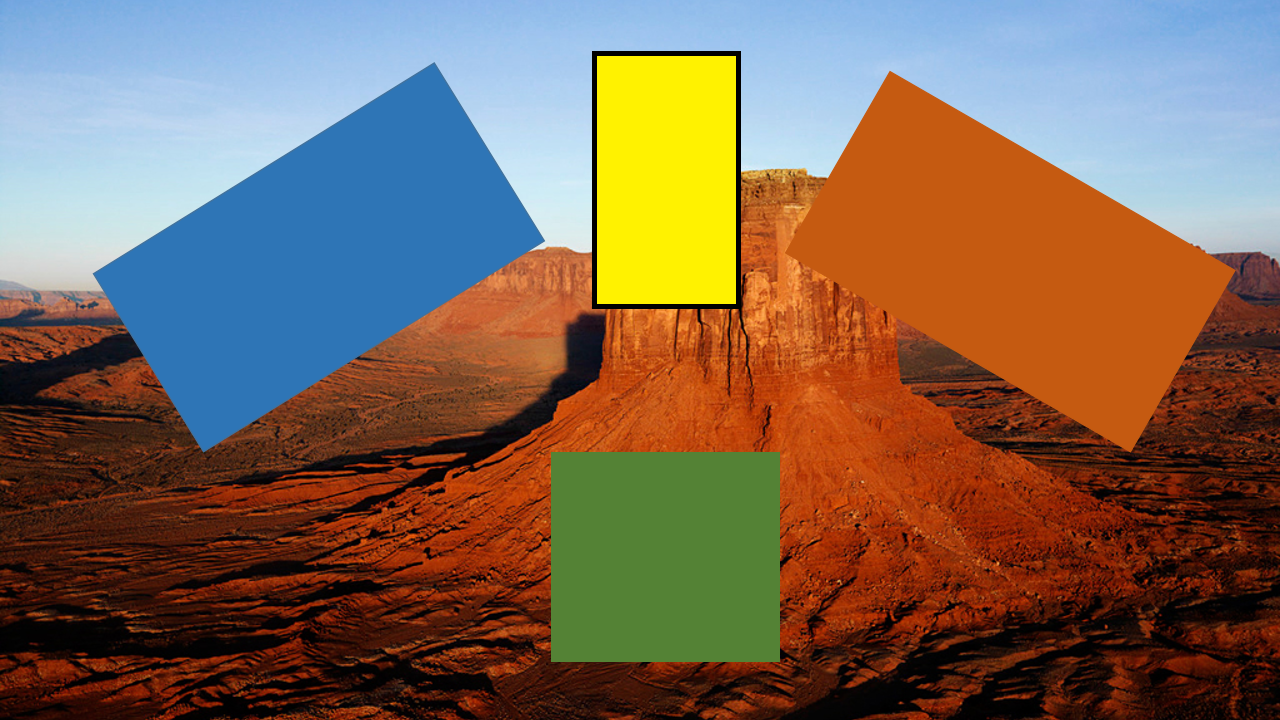
#> input picture images/Target18.bmp, 1280 x 720 px, found by its file name
$ python HLine2.py   (Python 2 division)
#> lines starting #> are read from the running program, lines starting #| are printed output that depends on the picture; long printed decimals are rounded
#coding=utf-8
import cv2
import numpy as np

img = cv2.imread("D:/BmpProcess/images/Target18.bmp",0)
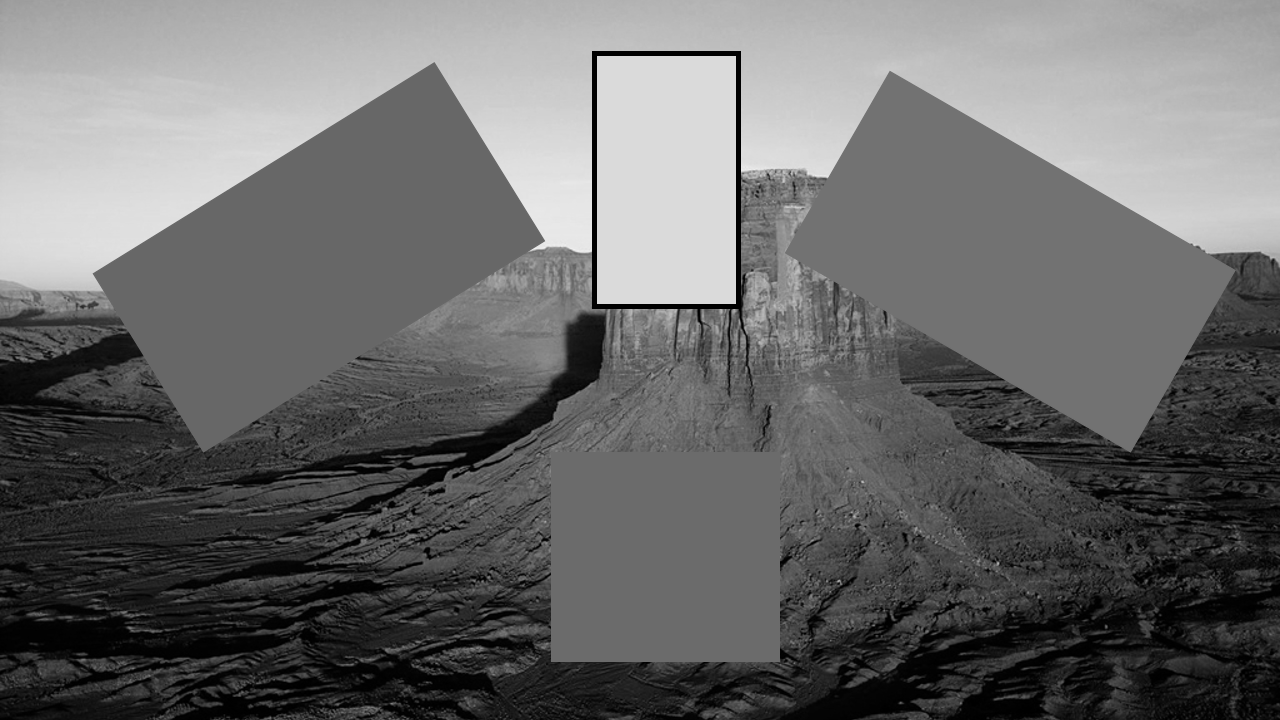
#> img: shape (720, 1280); min 0, max 240, mean 106

img = cv2.GaussianBlur(img,(3,3),0)
edges = cv2.Canny(img, 50, 150, apertureSize = 3)
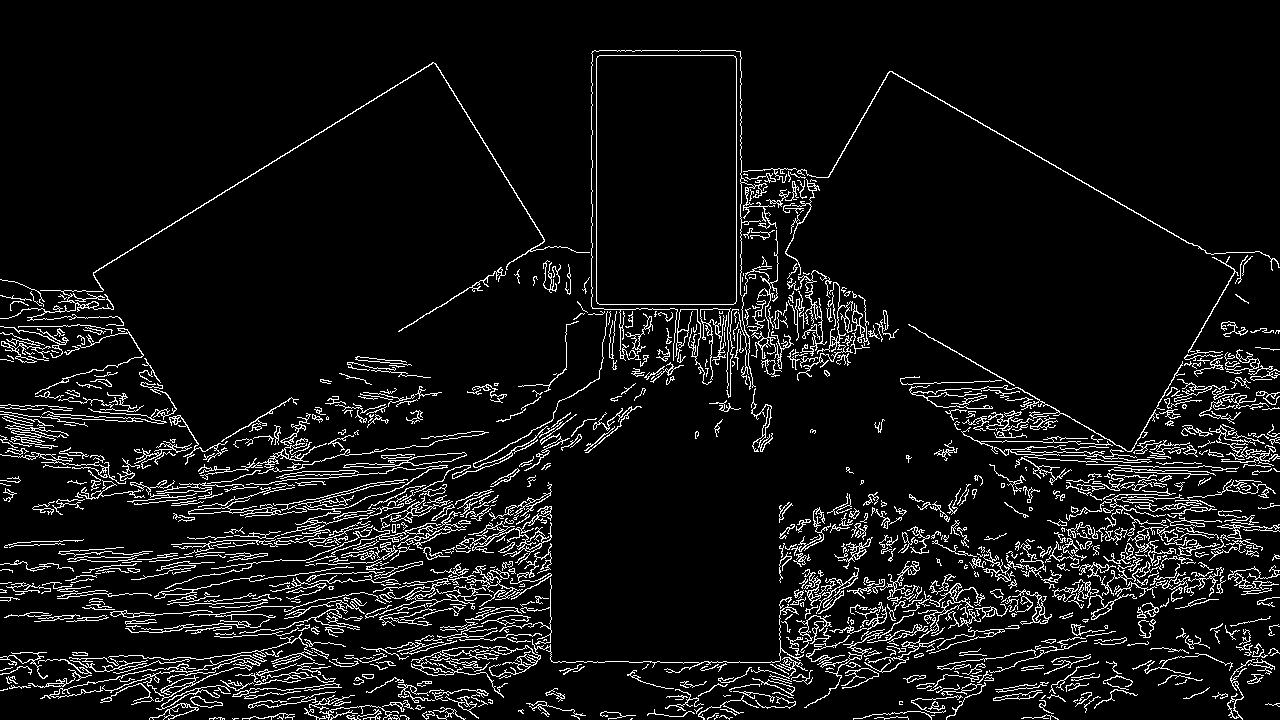
#> edges: shape (720, 1280); 7.6% white in thin lines or dots
lines = cv2.HoughLines(edges,1,np.pi/180,118) #这里对最后一个参数使用了经验型的值
result = img.copy()
for line in lines[0]:
	rho = line[0] #第一个元素是距离rho
	theta= line[1] #第二个元素是角度theta
	print rho
	print theta
	if  (theta < (np.pi/4. )) or (theta > (3.*np.pi/4.0)): #垂直直线
                #该直线与第一行的交点
		pt1 = (int(rho/np.cos(theta)),0)
		#该直线与最后一行的焦点
		pt2 = (int((rho-result.shape[0]*np.sin(theta))/np.cos(theta)),result.shape[0])
		#绘制一条白线
		cv2.line( result, pt1, pt2, (255))
	else: #水平直线
		# 该直线与第一列的交点
		pt1 = (0,int(rho/np.sin(theta)))
		#该直线与最后一列的交点
		pt2 = (result.shape[1], int((rho-result.shape[1]*np.cos(theta))/np.sin(theta)))
		#绘制一条直线
		cv2.line(result, pt1, pt2, (255), 1)
#> this loop made 1 pass
#> (rho, theta, pt1, pt2) on pass 1: (662, 1.57, (0, 662), (1280, 662))
#| 662.0
#| 1.571
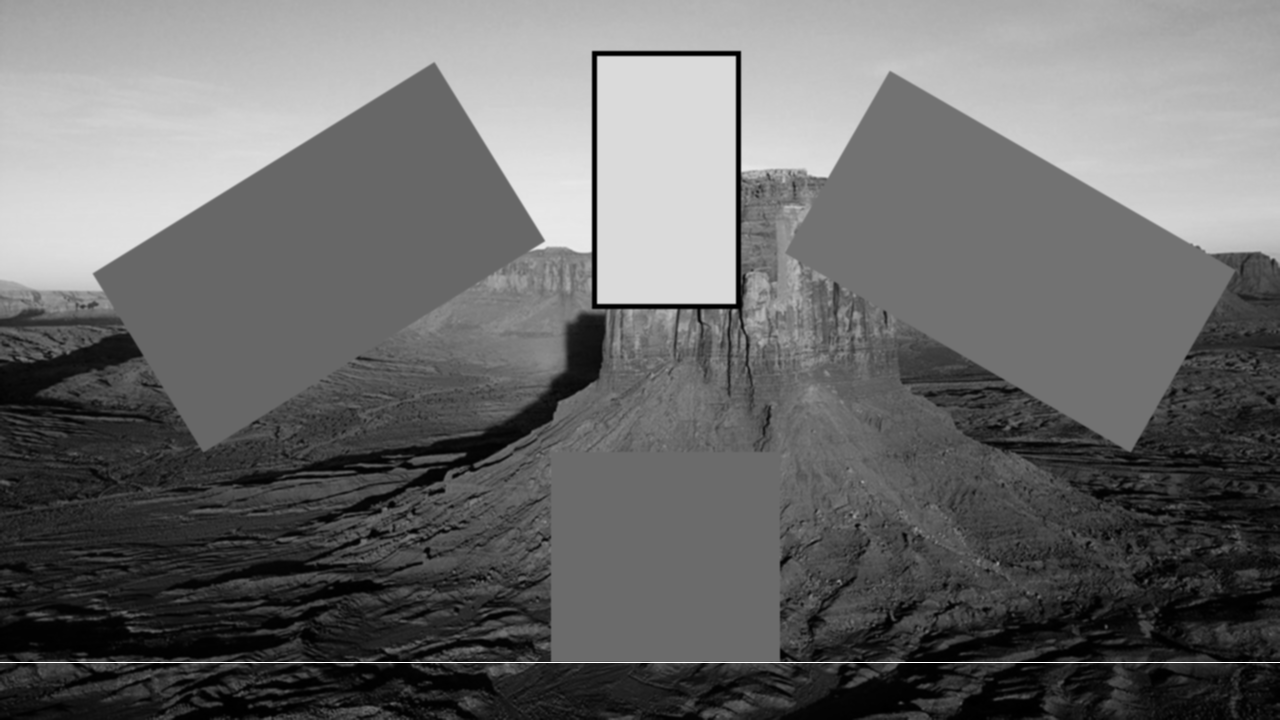
#> result: shape (720, 1280); min 0, max 255, mean 106.3

cv2.imshow('Canny', edges )
cv2.imshow('Result', result)
cv2.waitKey(0)
cv2.destroyAllWindows()

$ run again, with images/Target1.bmp copied over images/Target18.bmp
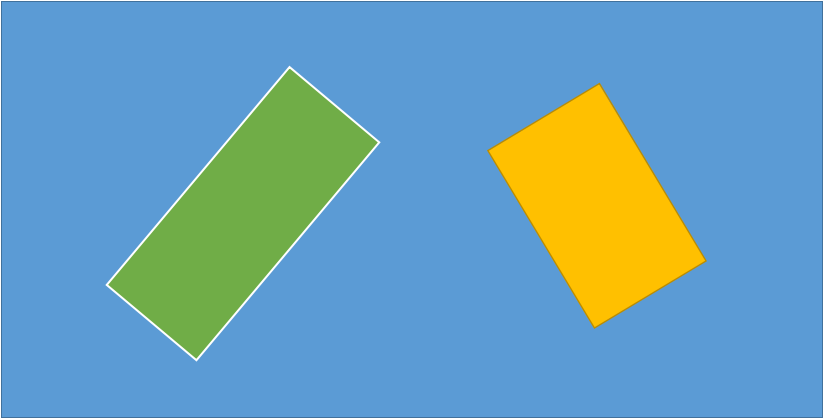
#> input picture images/Target1.bmp, 823 x 419 px, found by its file name
#> `edges = cv2.Canny(img, 50, 150, apertureSize = 3)`:
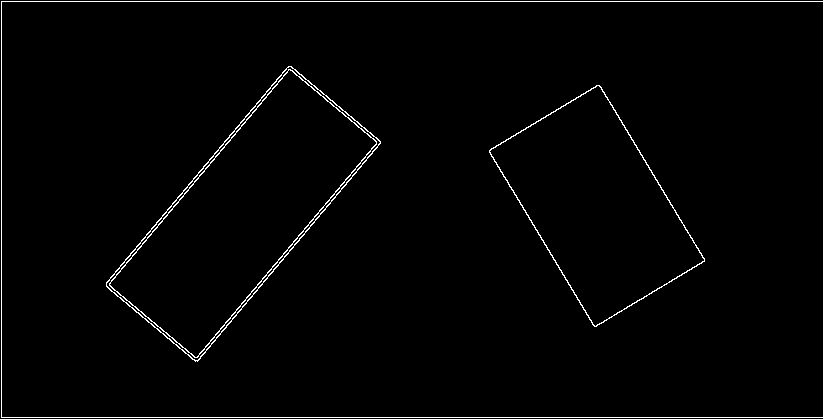
#> edges: shape (419, 823); 1.5% white in thin lines or dots
#> lines = 17 rows, first 8: [1, 1.57], [417, 1.57], [1, 0], [263, 0.698], [380, 0.698], [383, 0.698], [-470, 2.6], [266, 0.698]
#> the loop `for line in lines[0]:` made 1 pass
#> (rho, theta, pt1, pt2) on pass 1: (1, 1.57, (0, 1), (823, 1))
#> (printed output is left out)
#> after the loop `for line in lines[0]:`:
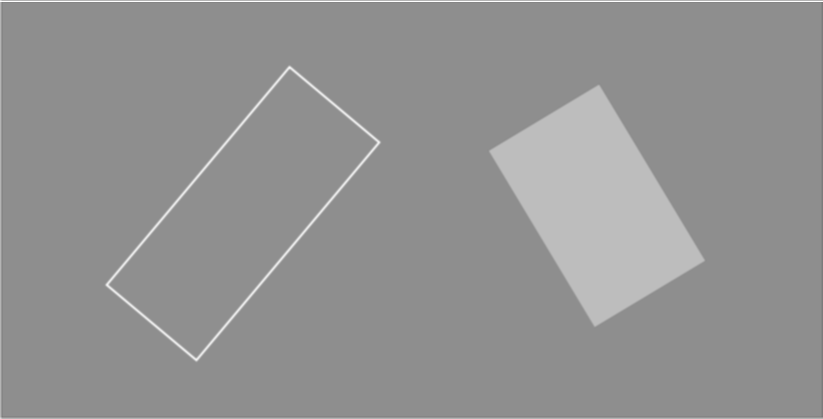
#> result: shape (419, 823); min 118, max 255, mean 146.7
